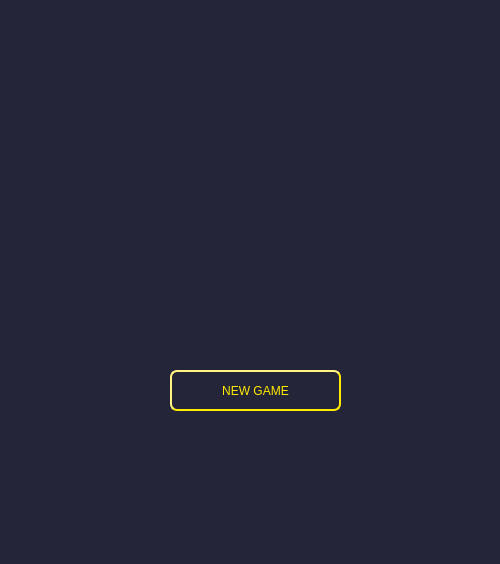
<?xml version="1.0" encoding="UTF-8"?>
<ui version="4.0">
 <class>MainWindow</class>
 <widget class="QMainWindow" name="MainWindow">
  <property name="geometry">
   <rect>
    <x>0</x>
    <y>0</y>
    <width>500</width>
    <height>564</height>
   </rect>
  </property>
  <property name="sizePolicy">
   <sizepolicy hsizetype="Fixed" vsizetype="Fixed">
    <horstretch>0</horstretch>
    <verstretch>0</verstretch>
   </sizepolicy>
  </property>
  <property name="minimumSize">
   <size>
    <width>500</width>
    <height>564</height>
   </size>
  </property>
  <property name="maximumSize">
   <size>
    <width>500</width>
    <height>564</height>
   </size>
  </property>
  <property name="windowTitle">
   <string>Ball Crusher</string>
  </property>
  <property name="styleSheet">
   <string notr="true">QWidget {
	background-color:rgb(37, 37, 58);
}
QLabel {
	font: 75 12pt &quot;Arial Black&quot;;
color:rgb(255, 234, 0);
}</string>
  </property>
  <widget class="QWidget" name="centralWidget">
   <widget class="QPushButton" name="pushButton">
    <property name="geometry">
     <rect>
      <x>170</x>
      <y>370</y>
      <width>171</width>
      <height>41</height>
     </rect>
    </property>
    <property name="styleSheet">
     <string notr="true">QPushButton {
	
	font: 75 12pt &quot;Arial&quot;;
border-style:outset;
border-width:2px;
border-color:rgb(255, 234, 0);
border-radius:7px;
background-color:none;
color:rgb(255, 234, 0);
}
QPushButton:hover {
border-color:rgb(255, 179, 0);
color:rgb(255, 179, 0);
background-color:rgba(255, 224, 46,45);
}
QPushButton:pressed {
border-color:rgb(205, 179, 0);
color:rgb(205, 179, 0);
}</string>
    </property>
    <property name="text">
     <string>NEW GAME</string>
    </property>
   </widget>
   <widget class="QLabel" name="label">
    <property name="geometry">
     <rect>
      <x>0</x>
      <y>0</y>
      <width>501</width>
      <height>571</height>
     </rect>
    </property>
    <property name="text">
     <string/>
    </property>
    <property name="pixmap">
     <pixmap resource="pic.qrc">:/bg/pic/bg.png</pixmap>
    </property>
   </widget>
   <zorder>label</zorder>
   <zorder>pushButton</zorder>
  </widget>
 </widget>
 <layoutdefault spacing="6" margin="11"/>
 <resources>
  <include location="pic.qrc"/>
 </resources>
 <connections/>
</ui>
